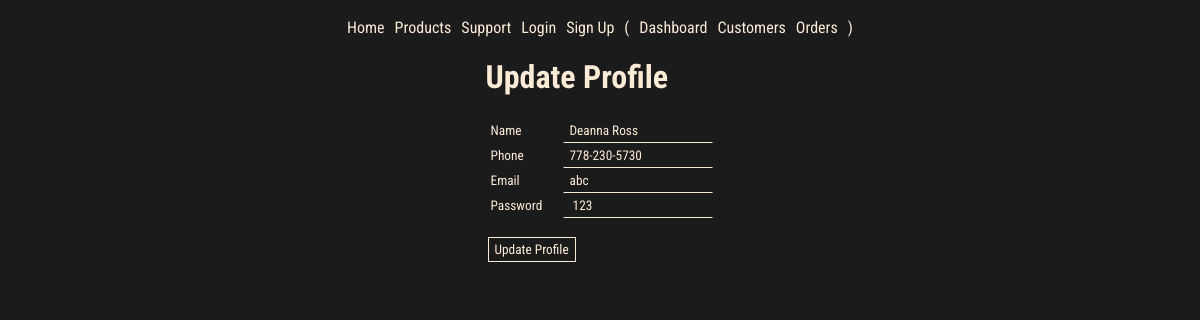
Before: /users/1/update with the older database file.
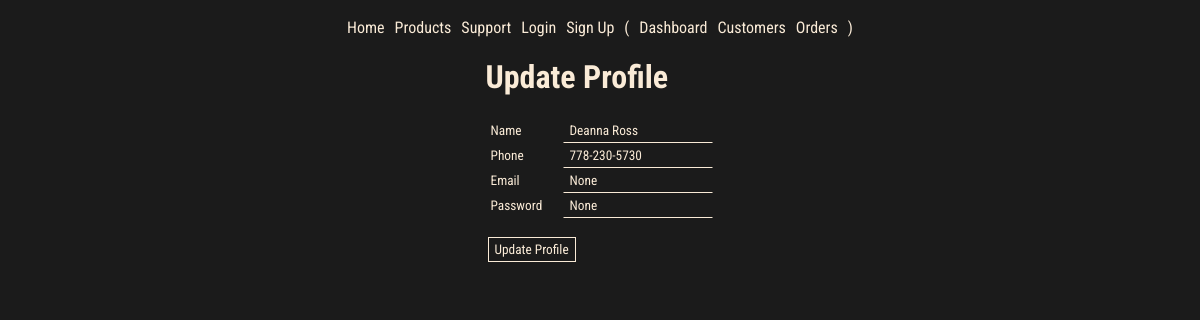
After: the same page with the newer database file.
### models.py (models this page shows, shortened)
class User( UserMixin, db.Model):
    id = mapped_column(Integer, primary_key=True)
    name = mapped_column(String(200), nullable=True)
    phone = mapped_column(String(20), nullable=True)
    orders = relationship("Order", back_populates="user", cascade="all, delete-orphan")
    email =  mapped_column(String(200), nullable=True, unique=True)
    password = mapped_column(String(200), nullable=True)

### routes/users.py (the view)
@users_bp.route("/<int:user_id>/update", methods=["GET", "POST"])
def update_user(user_id):
    user = db.get_or_404(User, user_id)
    if request.method == 'POST':
        user.name = request.form['name']
        user.phone = request.form['phone']
        user.email = request.form['email']
        user.password = request.form['password']
        db.session.commit()
        return redirect(url_for("users.users"))
    else:
        return render_template('pages/profile_update.html', user = user)

### templates/pages/profile_update.html (shortened to what this page needs)
{% extends "base.html" %}
{% block content %}
<div class="content">
    <h1>Update Profile</h1>
    <table class="task_table">
        <form action="/users/{{user.id}}/update" method="POST">
            <div class="form-align">
                <div class="form-label">
                    <p>Name</p>
                    <input type="text" name="name" value="{{user.name}}">
                </div>
                <div class="form-label">
                    <p>Phone</p>
                    <input type="text" name="phone" value="{{user.phone}}">
                </div>
                <div class="form-label">
                    <p>Email</p>
                    <input type="text" name="email" value="{{user.email}}">
                </div>
                <div class="form-label">
                    <p>Password</p>
                    <input type="text" name="password" value="{{user.password}}">
                </div>
                <br>
                <input type="submit" value="Update Profile">
            </div>
        </form>
</div>
</div>
{% endblock %}

Changed rows visible on the page:
changed User "Deanna Ross": email "abc" → "None"; password "123" → "None"
